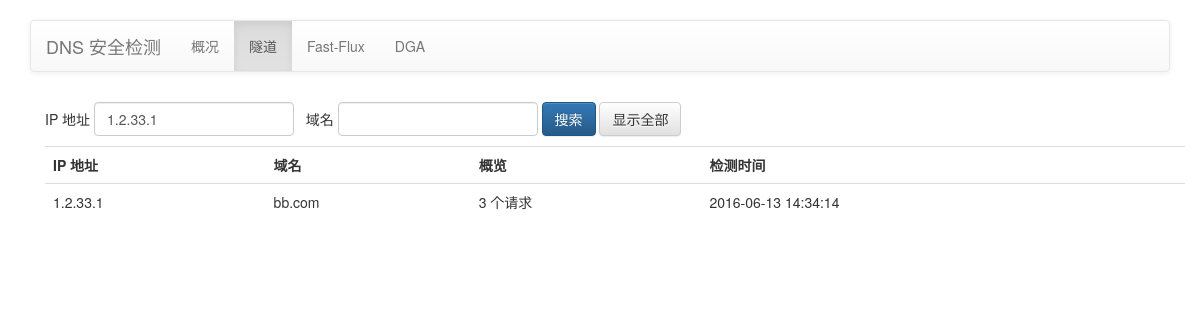
The app's page /tunnel.php?ip=1.2.33.1 with its own data.
### tables this page shows
create table tunnel (
    id int unsigned not null primary key auto_increment,
    ip varchar(128) not null,
    domain varchar(256) not null,
    ts timestamp not null default current_timestamp,
    details longtext default null
);

### tunnel.php (the view, shortened to what this page needs)
<?php
include('./include/common.php');
include('./include/header.php');
?>
<p><form method="get" action="">
    <div class="btn-group">
        IP 地址
    </div>
    <div class="btn-group">
        <input type="text" class="form-control" name="ip" style="width: 200px;" maxlength="15" pattern="^[0-9\.%]*$" value="<?php echo $_GET['ip']; ?>" />
    </div>
    <div class="btn-group">
        &nbsp;&nbsp;域名
    </div>
    <div class="btn-group">
        <input type="text" class="form-control" name="domain" style="width: 200px;" maxlength="255" pattern="^[a-zA-Z0-9\-\_\.%]*$" value="<?php echo $_GET['domain']; ?>" />
    </div>
    <div class="btn-group">
        <button type="submit" class="btn btn-primary">搜索</button>
    </div>
    <div class="btn-group">
        <a href="?"><button type="button" class="btn btn-default">显示全部</button></a>
    </div>
</form></p>
<div class="table-responsive">
    <table class="table">
    <tr>
        <th>IP 地址</th><th>域名</th><th>概览</th><th>检测时间</th>
    </tr>
<?php
$where = '';
if ($_GET['ip']) {
    $where = 'where ip like "' . $_GET['ip'] . '"';
} else if ($_GET['domain']) {
    $where = 'where domain like "' . $_GET['domain'] . '"';
}
$query = $mysqli->prepare('select id, ip, domain, ts, details from tunnel ' . $where . ' order by ts desc limit 10000;');
if ($query) {
    $query->execute();
    $query->bind_result($id, $ip, $domain, $ts, $details);
    while ($query->fetch()) {
        echo '<tr>';
        echo '<td>' . $ip . '</td>';
        echo '<td>' . $domain . '</td>';
        echo '<td><a href="./details.php?type=tunnel&amp;id=' . $id. '">' . (substr_count($details, ',') + 1) . ' 个请求</a></td>';
        echo '<td>' . $ts . '</td>';
        echo '</tr>';
    }
}
?>
    </table>
</div>
<?php
include('./include/footer.php');
?>

### css/main.css (style rules this page uses)
body { padding: 20px 30px; }

### include/header.php (style rules this page uses)
a { color: #333; }

### records on screen
tunnel: ip "1.2.33.1", domain "bb.com", details "3", ts "2016-06-13 14:34:14"
